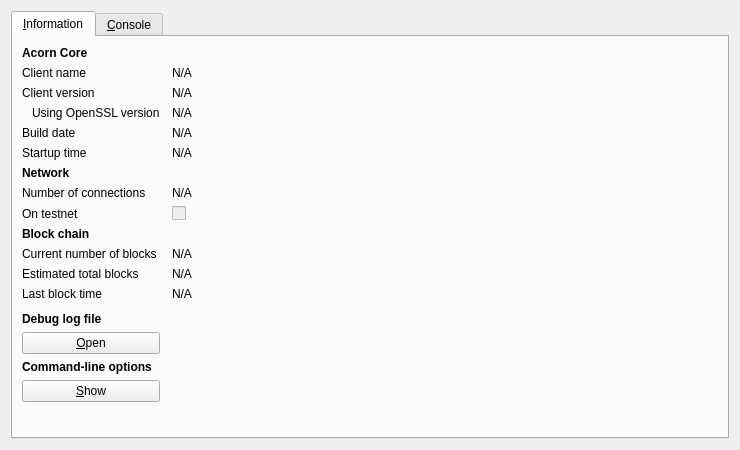
<?xml version="1.0" encoding="UTF-8"?>
<ui version="4.0">
 <class>RPCConsole</class>
 <widget class="QDialog" name="RPCConsole">
  <property name="geometry">
   <rect>
    <x>0</x>
    <y>0</y>
    <width>740</width>
    <height>450</height>
   </rect>
  </property>
  <property name="windowTitle">
   <string>Acorn - Debug window</string>
  </property>
  <layout class="QVBoxLayout" name="verticalLayout_2">
   <item>
    <widget class="QTabWidget" name="tabWidget">
     <property name="currentIndex">
      <number>0</number>
     </property>
     <widget class="QWidget" name="tab_info">
      <attribute name="title">
       <string>&amp;Information</string>
      </attribute>
      <layout class="QGridLayout" name="gridLayout" columnstretch="0,1">
       <property name="horizontalSpacing">
        <number>12</number>
       </property>
       <item row="0" column="0">
        <widget class="QLabel" name="label_9">
         <property name="font">
          <font>
           <weight>75</weight>
           <bold>true</bold>
          </font>
         </property>
         <property name="text">
          <string>Acorn Core</string>
         </property>
        </widget>
       </item>
       <item row="1" column="0">
        <widget class="QLabel" name="label_5">
         <property name="text">
          <string>Client name</string>
         </property>
        </widget>
       </item>
       <item row="1" column="1">
        <widget class="QLabel" name="clientName">
         <property name="cursor">
          <cursorShape>IBeamCursor</cursorShape>
         </property>
         <property name="text">
          <string>N/A</string>
         </property>
         <property name="textFormat">
          <enum>Qt::PlainText</enum>
         </property>
         <property name="textInteractionFlags">
          <set>Qt::LinksAccessibleByMouse|Qt::TextSelectableByKeyboard|Qt::TextSelectableByMouse</set>
         </property>
        </widget>
       </item>
       <item row="2" column="0">
        <widget class="QLabel" name="label_6">
         <property name="text">
          <string>Client version</string>
         </property>
        </widget>
       </item>
       <item row="2" column="1">
        <widget class="QLabel" name="clientVersion">
         <property name="cursor">
          <cursorShape>IBeamCursor</cursorShape>
         </property>
         <property name="text">
          <string>N/A</string>
         </property>
         <property name="textFormat">
          <enum>Qt::PlainText</enum>
         </property>
         <property name="textInteractionFlags">
          <set>Qt::LinksAccessibleByMouse|Qt::TextSelectableByKeyboard|Qt::TextSelectableByMouse</set>
         </property>
        </widget>
       </item>
       <item row="3" column="0">
        <widget class="QLabel" name="label_14">
         <property name="text">
          <string>Using OpenSSL version</string>
         </property>
         <property name="indent">
          <number>10</number>
         </property>
        </widget>
       </item>
       <item row="3" column="1">
        <widget class="QLabel" name="openSSLVersion">
         <property name="cursor">
          <cursorShape>IBeamCursor</cursorShape>
         </property>
         <property name="text">
          <string>N/A</string>
         </property>
         <property name="textFormat">
          <enum>Qt::PlainText</enum>
         </property>
         <property name="textInteractionFlags">
          <set>Qt::LinksAccessibleByMouse|Qt::TextSelectableByKeyboard|Qt::TextSelectableByMouse</set>
         </property>
        </widget>
       </item>
       <item row="4" column="0">
        <widget class="QLabel" name="label_12">
         <property name="text">
          <string>Build date</string>
         </property>
        </widget>
       </item>
       <item row="4" column="1">
        <widget class="QLabel" name="buildDate">
         <property name="cursor">
          <cursorShape>IBeamCursor</cursorShape>
         </property>
         <property name="text">
          <string>N/A</string>
         </property>
         <property name="textFormat">
          <enum>Qt::PlainText</enum>
         </property>
         <property name="textInteractionFlags">
          <set>Qt::LinksAccessibleByMouse|Qt::TextSelectableByKeyboard|Qt::TextSelectableByMouse</set>
         </property>
        </widget>
       </item>
       <item row="5" column="0">
        <widget class="QLabel" name="label_13">
         <property name="text">
          <string>Startup time</string>
         </property>
        </widget>
       </item>
       <item row="5" column="1">
        <widget class="QLabel" name="startupTime">
         <property name="cursor">
          <cursorShape>IBeamCursor</cursorShape>
         </property>
         <property name="text">
          <string>N/A</string>
         </property>
         <property name="textFormat">
          <enum>Qt::PlainText</enum>
         </property>
         <property name="textInteractionFlags">
          <set>Qt::LinksAccessibleByMouse|Qt::TextSelectableByKeyboard|Qt::TextSelectableByMouse</set>
         </property>
        </widget>
       </item>
       <item row="6" column="0">
        <widget class="QLabel" name="label_11">
         <property name="font">
          <font>
           <weight>75</weight>
           <bold>true</bold>
          </font>
         </property>
         <property name="text">
          <string>Network</string>
         </property>
        </widget>
       </item>
       <item row="7" column="0">
        <widget class="QLabel" name="label_7">
         <property name="text">
          <string>Number of connections</string>
         </property>
        </widget>
       </item>
       <item row="7" column="1">
        <widget class="QLabel" name="numberOfConnections">
         <property name="cursor">
          <cursorShape>IBeamCursor</cursorShape>
         </property>
         <property name="text">
          <string>N/A</string>
         </property>
         <property name="textFormat">
          <enum>Qt::PlainText</enum>
         </property>
         <property name="textInteractionFlags">
          <set>Qt::LinksAccessibleByMouse|Qt::TextSelectableByKeyboard|Qt::TextSelectableByMouse</set>
         </property>
        </widget>
       </item>
       <item row="8" column="0">
        <widget class="QLabel" name="label_8">
         <property name="text">
          <string>On testnet</string>
         </property>
        </widget>
       </item>
       <item row="8" column="1">
        <widget class="QCheckBox" name="isTestNet">
         <property name="enabled">
          <bool>false</bool>
         </property>
         <property name="text">
          <string/>
         </property>
        </widget>
       </item>
       <item row="9" column="0">
        <widget class="QLabel" name="label_10">
         <property name="font">
          <font>
           <weight>75</weight>
           <bold>true</bold>
          </font>
         </property>
         <property name="text">
          <string>Block chain</string>
         </property>
        </widget>
       </item>
       <item row="10" column="0">
        <widget class="QLabel" name="label_3">
         <property name="text">
          <string>Current number of blocks</string>
         </property>
        </widget>
       </item>
       <item row="10" column="1">
        <widget class="QLabel" name="numberOfBlocks">
         <property name="cursor">
          <cursorShape>IBeamCursor</cursorShape>
         </property>
         <property name="text">
          <string>N/A</string>
         </property>
         <property name="textFormat">
          <enum>Qt::PlainText</enum>
         </property>
         <property name="textInteractionFlags">
          <set>Qt::LinksAccessibleByMouse|Qt::TextSelectableByKeyboard|Qt::TextSelectableByMouse</set>
         </property>
        </widget>
       </item>
       <item row="11" column="0">
        <widget class="QLabel" name="label_4">
         <property name="text">
          <string>Estimated total blocks</string>
         </property>
        </widget>
       </item>
       <item row="11" column="1">
        <widget class="QLabel" name="totalBlocks">
         <property name="cursor">
          <cursorShape>IBeamCursor</cursorShape>
         </property>
         <property name="text">
          <string>N/A</string>
         </property>
         <property name="textFormat">
          <enum>Qt::PlainText</enum>
         </property>
         <property name="textInteractionFlags">
          <set>Qt::LinksAccessibleByMouse|Qt::TextSelectableByKeyboard|Qt::TextSelectableByMouse</set>
         </property>
        </widget>
       </item>
       <item row="12" column="0">
        <widget class="QLabel" name="label_2">
         <property name="text">
          <string>Last block time</string>
         </property>
        </widget>
       </item>
       <item row="12" column="1">
        <widget class="QLabel" name="lastBlockTime">
         <property name="cursor">
          <cursorShape>IBeamCursor</cursorShape>
         </property>
         <property name="text">
          <string>N/A</string>
         </property>
         <property name="textFormat">
          <enum>Qt::PlainText</enum>
         </property>
         <property name="textInteractionFlags">
          <set>Qt::LinksAccessibleByMouse|Qt::TextSelectableByKeyboard|Qt::TextSelectableByMouse</set>
         </property>
        </widget>
       </item>
       <item row="13" column="0">
        <spacer name="verticalSpacer_2">
         <property name="orientation">
          <enum>Qt::Vertical</enum>
         </property>
         <property name="sizeHint" stdset="0">
          <size>
           <width>20</width>
           <height>20</height>
          </size>
         </property>
        </spacer>
       </item>
       <item row="14" column="0">
        <widget class="QLabel" name="labelDebugLogfile">
         <property name="font">
          <font>
           <weight>75</weight>
           <bold>true</bold>
          </font>
         </property>
         <property name="text">
          <string>Debug log file</string>
         </property>
        </widget>
       </item>
       <item row="15" column="0">
        <widget class="QPushButton" name="openDebugLogfileButton">
         <property name="toolTip">
          <string>Open the Acorn debug log file from the current data directory. This can take a few seconds for large log files.</string>
         </property>
         <property name="text">
          <string>&amp;Open</string>
         </property>
         <property name="autoDefault">
          <bool>false</bool>
         </property>
        </widget>
       </item>
       <item row="16" column="0">
        <widget class="QLabel" name="labelCLOptions">
         <property name="font">
          <font>
           <weight>75</weight>
           <bold>true</bold>
          </font>
         </property>
         <property name="text">
          <string>Command-line options</string>
         </property>
        </widget>
       </item>
       <item row="17" column="0">
        <widget class="QPushButton" name="showCLOptionsButton">
         <property name="toolTip">
          <string>Show the Acorn-Qt help message to get a list with possible Acorn command-line options.</string>
         </property>
         <property name="text">
          <string>&amp;Show</string>
         </property>
         <property name="autoDefault">
          <bool>false</bool>
         </property>
        </widget>
       </item>
       <item row="18" column="0">
        <spacer name="verticalSpacer">
         <property name="orientation">
          <enum>Qt::Vertical</enum>
         </property>
         <property name="sizeHint" stdset="0">
          <size>
           <width>20</width>
           <height>40</height>
          </size>
         </property>
        </spacer>
       </item>
      </layout>
     </widget>
     <widget class="QWidget" name="tab_console">
      <attribute name="title">
       <string>&amp;Console</string>
      </attribute>
      <layout class="QVBoxLayout" name="verticalLayout_3">
       <property name="spacing">
        <number>3</number>
       </property>
       <item>
        <widget class="QTextEdit" name="messagesWidget">
         <property name="minimumSize">
          <size>
           <width>0</width>
           <height>100</height>
          </size>
         </property>
         <property name="readOnly">
          <bool>true</bool>
         </property>
         <property name="tabKeyNavigation" stdset="0">
          <bool>false</bool>
         </property>
         <property name="columnCount" stdset="0">
          <number>2</number>
         </property>
        </widget>
       </item>
       <item>
        <layout class="QHBoxLayout" name="horizontalLayout">
         <property name="spacing">
          <number>3</number>
         </property>
         <item>
          <widget class="QLabel" name="label">
           <property name="text">
            <string notr="true">&gt;</string>
           </property>
          </widget>
         </item>
         <item>
          <widget class="QLineEdit" name="lineEdit"/>
         </item>
         <item>
          <widget class="QPushButton" name="clearButton">
           <property name="maximumSize">
            <size>
             <width>24</width>
             <height>24</height>
            </size>
           </property>
           <property name="toolTip">
            <string>Clear console</string>
           </property>
           <property name="text">
            <string/>
           </property>
           <property name="icon">
            <iconset resource="../bitcoin.qrc">
             <normaloff>:/icons/remove</normaloff>:/icons/remove</iconset>
           </property>
           <property name="shortcut">
            <string notr="true">Ctrl+L</string>
           </property>
           <property name="autoDefault">
            <bool>false</bool>
           </property>
          </widget>
         </item>
        </layout>
       </item>
      </layout>
     </widget>
    </widget>
   </item>
  </layout>
 </widget>
 <resources>
  <include location="../bitcoin.qrc"/>
 </resources>
 <connections/>
</ui>
